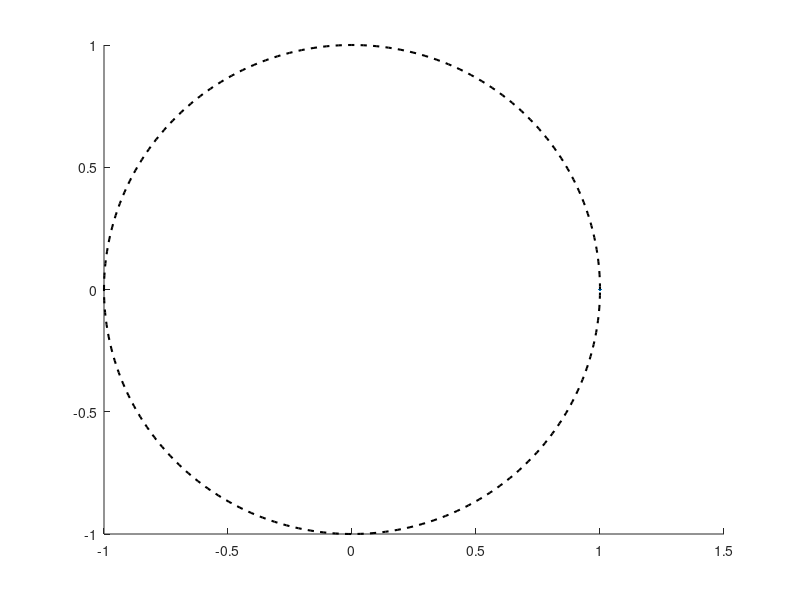

MATLAB code to generate this figure: (Note: this script raises an error after producing the figure.)
clc; clear; close all;

A = input('Please enter a 2x2 complex matrix A, for example [1 2+1i; -3i 4]: ');
N = 25000;
Z = zeros(N,1);

for k = 1:N
    x = randn(2,1) + 1i*randn(2,1);
    Ax = A * x;
    den = norm(x) * norm(Ax);

    if den > 1e-12
        Z(k) = (x' * A * x) / den;
    else
        Z(k) = NaN;
    end
end

Z = Z(~isnan(Z));

% Only keep the right-half part: Re(Z) >= 0
Z = Z(real(Z) >= 0);

xr = real(Z);
yi = imag(Z);

theta = linspace(0, 2*pi, 500);
xc = cos(theta);
yc = sin(theta);

figure;
scatter(xr, yi, 6, 'filled'); hold on;

% Unit circle boundary: black dashed
plot(xc, yc, 'k--', 'LineWidth', 1.5);

% Outer boundary of sampled points: black solid
if numel(xr) >= 3
    k = boundary(xr, yi, 0.8);
    plot(xr(k), yi(k), 'k-', 'LineWidth', 1.8);
end

xline(0, 'k-', 'LineWidth', 1);
yline(0, 'k-', 'LineWidth', 1);

axis equal;
grid on;
box on;
xlim([-1.1 1.1]);
ylim([-1.1 1.1]);

xlabel('Re(Z)');
ylabel('Im(Z)');
title('Right-half part of Z = (x^* A x) / (||x|| ||Ax||)');
legend('Sample points', 'Unit circle boundary', 'Outer boundary', 'Location', 'best');
